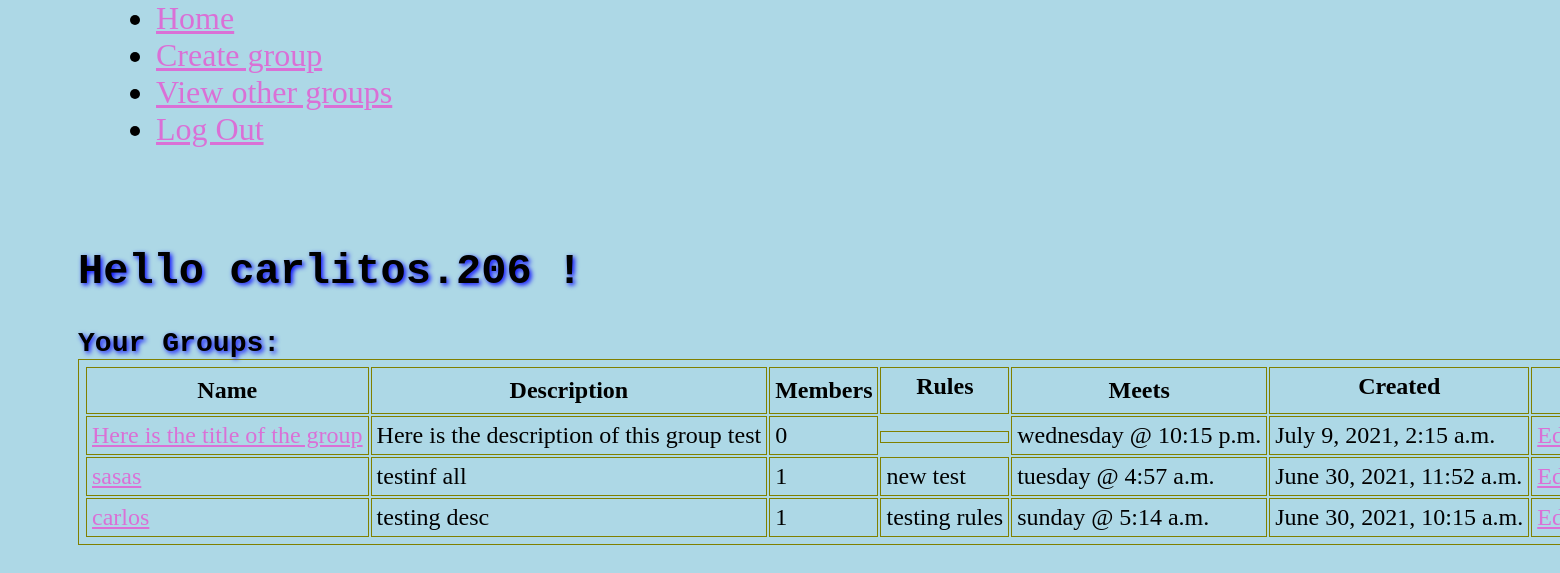
The page /myGroups (signed in) on the database its author committed.
### musicAPP/models.py (models this page shows)
class Users(models.Model):
    first_name=models.CharField(max_length=255)
    last_name=models.CharField(max_length=255)
    email=models.CharField(max_length=255)
    gender=models.CharField(max_length=255)
    username=models.CharField(max_length=255)
    password=models.CharField(max_length=255)
    profile_pic=models.FileField()
    created_at=models.DateTimeField(auto_now_add=True)
    updated_at=models.DateTimeField(auto_now=True)
    objects=UserManager()

class Group(models.Model):
    name = models.CharField(max_length=255)
    genre = models.CharField(max_length=255)
    desc = models.TextField()
    rules = models.TextField()
    owner = models.ForeignKey(Users, related_name = 'group_leader', on_delete=models.CASCADE)
    joined = models.ManyToManyField(Users, related_name='members')
    day = models.CharField(max_length=255)
    time=models.TimeField()
    created_at = models.DateTimeField(auto_now_add=True)
    updated_at = models.DateTimeField(auto_now=True)
    objects = GroupManager()

### musicAPP/views.py (the view)
# urls.py: path('myGroups', views.myGroups),
def myGroups(request):
    if not 'user_id' in request.session:
        return redirect("/")
    user = Users.objects.get(id=request.session['user_id'])
    group_owner = Group.objects.filter(owner=user.id).order_by('-created_at')
    context = {
            "this_group": group_owner,
            'this_user':user
    }
    return render(request, "myGroups.html", context)

### musicAPP/templates/myGroups.html (shortened to what this page needs)
<!doctype html>
<html lang="en">
    <head>
        {% load static %}
        <link rel="stylesheet" href="https://unpkg.com/purecss@2.0.6/build/pure-min.css">
        <link rel="stylesheet" href="{% static 'css/myGroups.css' %}">
    </head>
    <body>
        <div id="skip-menu" class="skip-mobile pure-menu pure-menu-horizontal pure-menu-scrollable" id="main_table">
            <ul class="pure-menu-list">
                <li class="pure-menu-item">
                    <a href="/dashboard" class="pure-menu-link">Home</a>
                </li>
                <li class="pure-menu-item">
                    <a href="/new" class="pure-menu-link">Create group</a>
                </li>
                <li class="pure-menu-item">
                    <a href="/allGroups" class="pure-menu-link">View other groups</a>
                </li>
                <li class="pure-menu-item">
                    <a href="/logout" class="pure-menu-link">Log Out</a>
                </li>
        </div>
        <div id="main-title">
            <h2>Hello {{this_user.username}} ! </h2><br>
        </div>
        <div id="main-table">
            <table>
                <h3>Your Groups: <h3>
                    <tr>
                        <th>Name</th>
                        <th>Description</th>
                        <th>Members</th>
                        <th class="skip-mobile add-mobile">Rules</th>
                        <th>Meets</th>
                        <th class="skip-mobile add-mobile">Created</th>
                        <th>Actions</th>
                    </tr>
                    {% for group in this_group %}
                            <tr>
                                <td><a href="/group_chat/{{group.id}}">{{group.name}}</td>
                                <td>{{group.desc}}</td>
                                <td>{{group.joined.all.count}}</td>
                                <td class="skip-mobile add-mobile">{{group.rules}}</td>
                                <td>{{group.day}} @ {{group.time}}</td>
                                <td class="skip-mobile add-mobile">{{group.created_at}}</td>
                                <td> <a href="/myGroups/{{group.id}}/edit">Edit</a> | <a href="/myGroups/{{group.id}}/delete">Remove</a></td>
                            </tr>
                    {% endfor %}
            </table>
        </div>
    </body>
</html>

### musicAPP/static/css/myGroups.css (style rules this page uses)
* { padding: 0px; margin: 0px; }
body { margin: 0 auto; background-color: pink; position: relative; }
@media only screen and (min-width:481px) { .skip-mobile { display: none; } }
@media only screen and (min-width:481px) { .add-mobile { display:block; padding-top: 5px; } }
@media only screen and (min-width:481px) { h1, h2, h3, h4, h5 { text-shadow: 2px 2px 5px blue; font-family: "Lucida Console", "Courier New", monospace; } }
@media only screen and (min-width:481px) { a { color:orchid; } }
@media only screen and (min-width:481px) { body { background-color:lightblue; } }
@media only screen and (min-width:481px) { table, th, td { border: 1px solid olive; } }
@media only screen and (min-width:481px) { th { color:black; height: 35px; } }
@media only screen and (min-width:481px) { #main-title { position: relative; top: 100px; left: 5%; } }
@media only screen and (min-width:481px) { #main-table { position: relative; width: max-content; top: 100px; left: 5%; } }
@media only screen and (min-width:1024px) { #skip-menu { font-size: 32px; position: relative; left: 10%; } }
@media only screen and (min-width:1024px) { .skip-mobile { display: block; } }
@media only screen and (min-width:1024px) { h1, h2, h3, h4, h5 { text-shadow: 2px 2px 5px blue; font-family: "Lucida Console", "Courier New", monospace; } }
@media only screen and (min-width:1024px) { a { color:orchid; } }
@media only screen and (min-width:1024px) { body { width: fit-content; background-color:lightblue; } }
@media only screen and (min-width:1024px) { table, th, td { border: 1px solid olive; padding: 5px; } }
@media only screen and (min-width:1024px) { th { color:black; } }
@media only screen and (min-width:1024px) { #main-title { font-size: 28px; position: relative; top: 100px; left: 5%; } }
@media only screen and (min-width:1024px) { #main-table { font-size: 24px; position: relative; top: 100px; left: 5%; width: 155%; } }

### rows shown on the page
Users: username "carlitos.206"
Group: name "Here is the title of the group", desc "Here is the description of this group test", joined.all.count "0", day "wednesday", time "10:15 p.m.", created_at "July 9, 2021, 2:15 a.m."
Group: name "sasas", desc "testinf all", joined.all.count "1", rules "new test", day "tuesday", time "4:57 a.m.", created_at "June 30, 2021, 11:52 a.m."
Group: name "carlos", desc "testing desc", joined.all.count "1", rules "testing rules", day "sunday", time "5:14 a.m.", created_at "June 30, 2021, 10:15 a.m."
